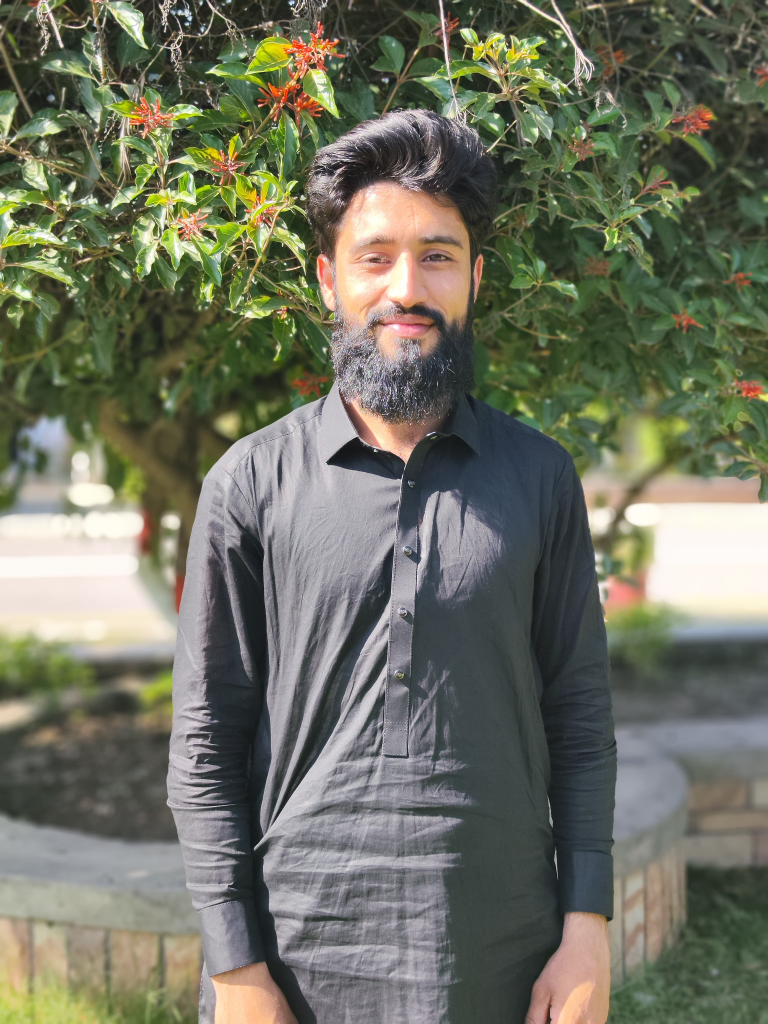
#> input picture Day2/EssaRaza.jpeg, 3072 x 4096 px (shown at 1/4 size)
$ python rgbToGray.py
#> lines starting #> are read from the running program, lines starting #| are printed output that depends on the picture
import cv2
from pathlib import Path

image_path = Path(__file__).with_name("EssaRaza.jpeg")
image = cv2.imread(str(image_path))
#> image is the input picture: shape (4096, 3072, 3); mean B, G, R 97.2, 113.4, 111.2

if image is None:
    raise FileNotFoundError(f"Unable to load image: {image_path}")

# cv2.resize uses (width, height).
width, height = 640, 480
resized_image = cv2.resize(image, (width, height))
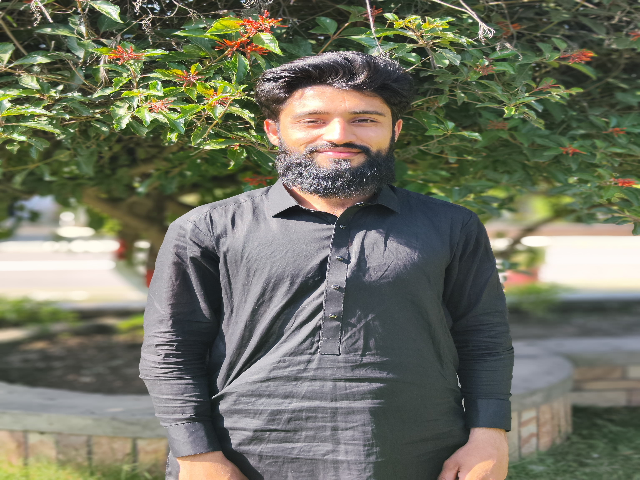
#> resized_image: shape (480, 640, 3); mean B, G, R 97.2, 113.4, 111.1
gray_image = cv2.cvtColor(resized_image, cv2.COLOR_BGR2GRAY)
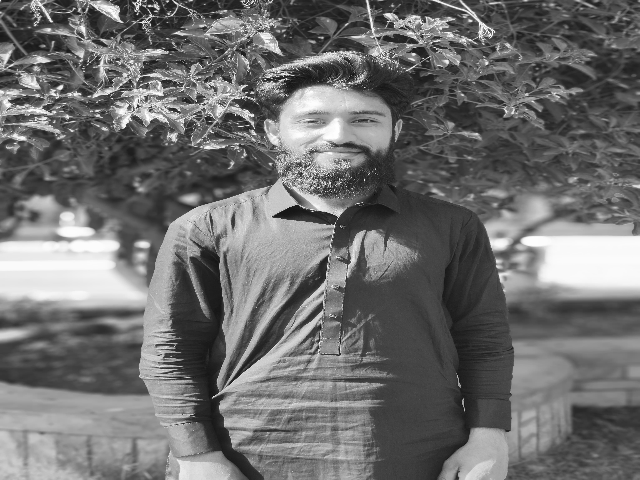
#> gray_image: shape (480, 640); min 4, max 255, mean 110.8

cv2.imshow("Gray Image", gray_image)
cv2.waitKey(0)
cv2.destroyAllWindows()
